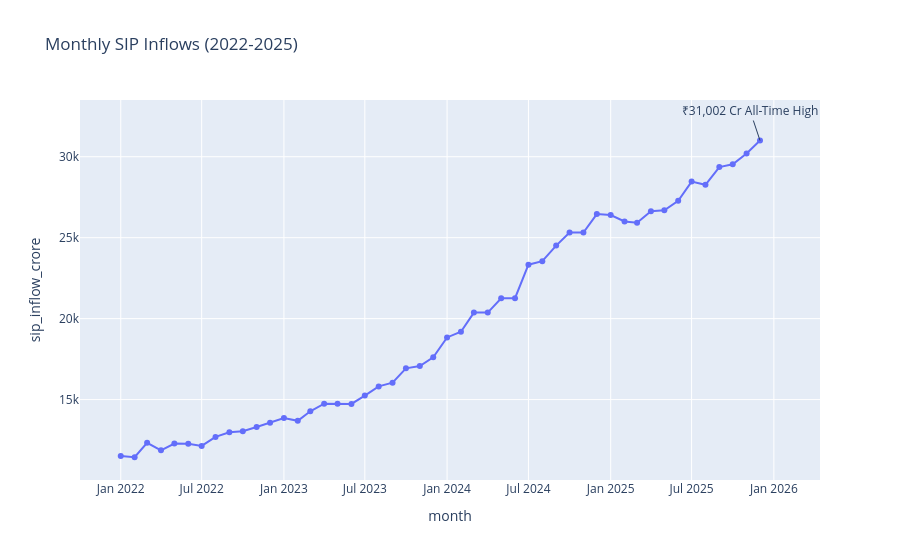

Source (notebook cell):
### Code cell
fig = px.line(
    sip,
    x='month',
    y='sip_inflow_crore',
    title='Monthly SIP Inflows (2022-2025)',
    markers=True
)

fig.add_annotation(
    x='2025-12-01',
    y=31002,
    text='₹31,002 Cr All-Time High',
    showarrow=True
)

fig.show()
